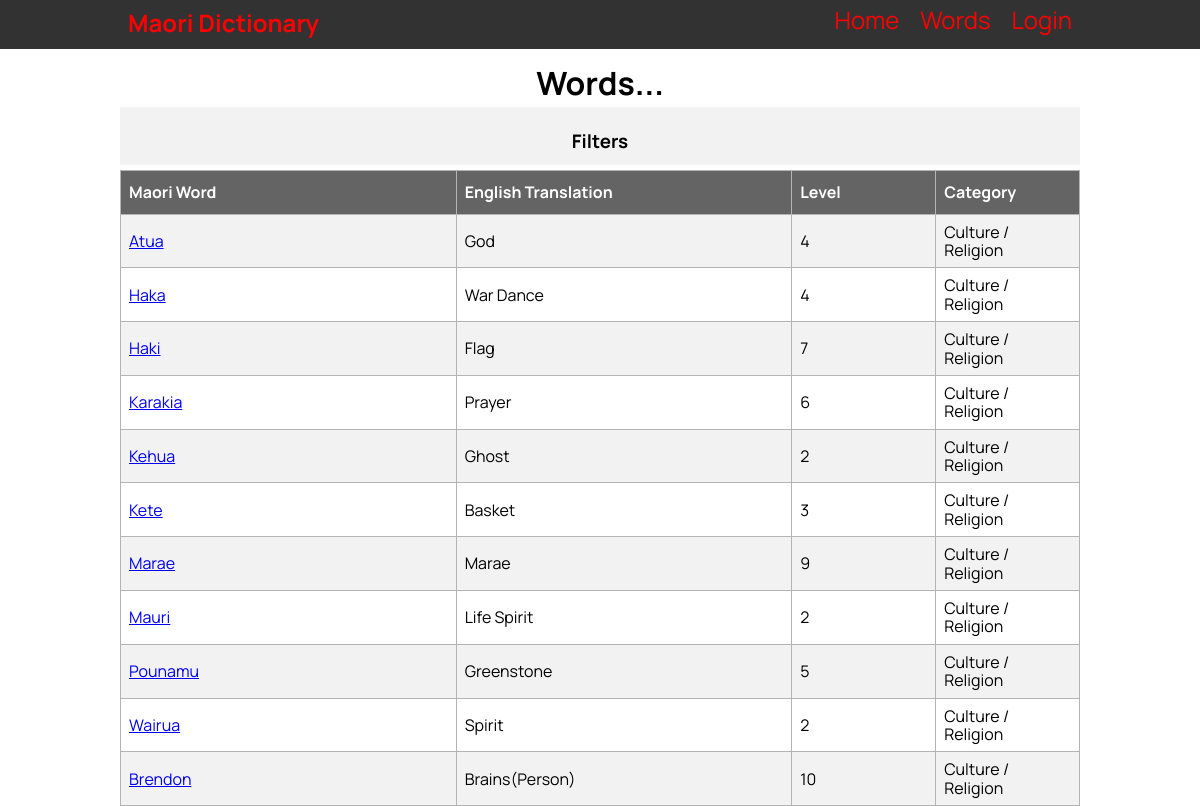
The page /word_list/4_0 on the database as committed earlier.
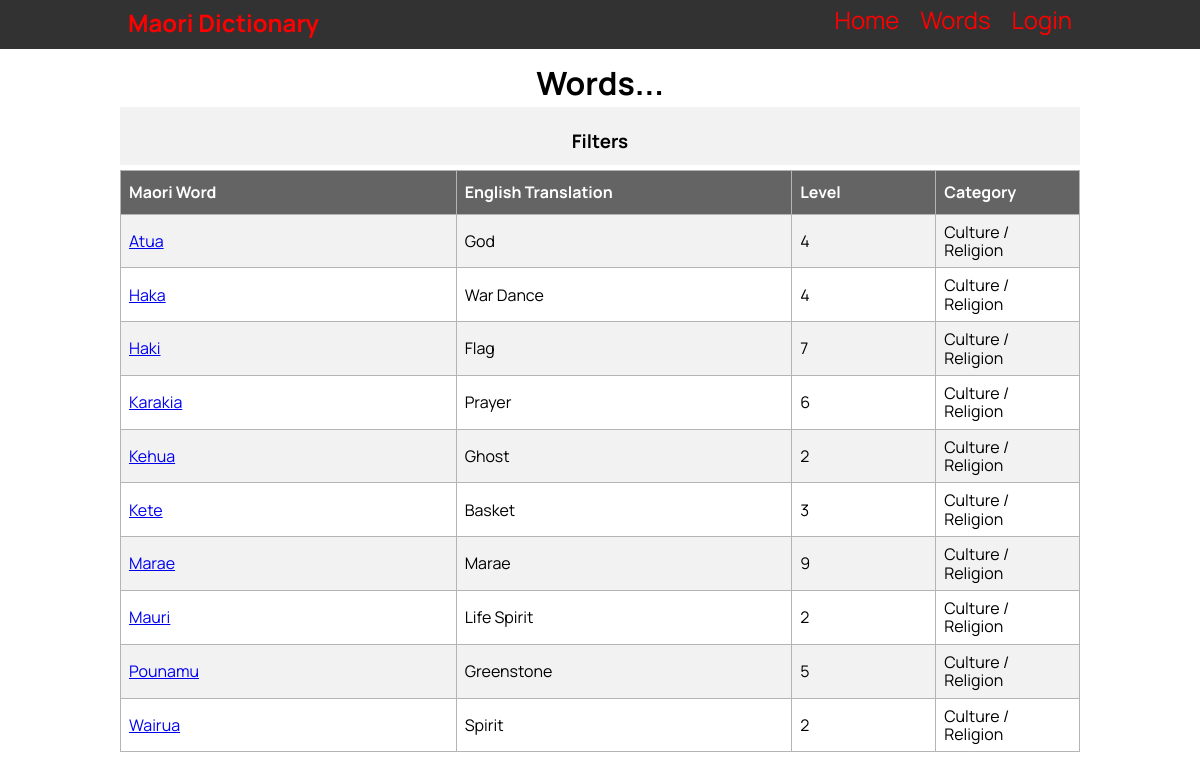
The same page on the database as committed later.
### tables this page shows
CREATE TABLE "vocab_list"
(
    id                  integer
        constraint vocab_list_pk
            primary key autoincrement,
    maori_word          varchar(30),
    english_translation varchar(30),
    category            varchar(30),
    definition          varchar(100),
    level               integer,
    last_edited_time    date,
    last_edited_user    varchar(60)
, image_name varchar(30));

### app.py (the view)
@app.route('/word_list/<category_id>_<level_id>')
def render_word_list(category_id, level_id):
    con = create_connection(DATABASE)
    cur = con.cursor()
    query = "SELECT id, name FROM category"
    cur.execute(query)
    category_list = cur.fetchall()
    query = "SELECT id, number FROM level"
    cur.execute(query)
    level_list = cur.fetchall()
    category = category_list[int(category_id) - 1][1]
    level = int(level_id)
    if category_id == "0" and level_id == "0":
        query = "SELECT id, maori_word, english_translation, category, level FROM vocab_list"
        cur.execute(query)
    elif category_id != "0" and level_id == "0":
        query = "SELECT id, maori_word, english_translation, category, level FROM vocab_list WHERE category=?"
        cur.execute(query, (category,))
    elif category_id == "0" and level_id != "0":
        query = "SELECT id, maori_word, english_translation, category, level FROM vocab_list WHERE level=?"
        cur.execute(query, (level,))
    else:
        query = "SELECT id, maori_word, english_translation, category, level FROM vocab_list WHERE category=? AND level=?"
        cur.execute(query, (category, level))
    word_list = cur.fetchall()
    con.close()
    word_list = reformat_word_list(word_list)
    category_list = reformat_category_list(category_list)
    return render_template('word_list.html', page_name='Words', logged_in=is_logged_in(), admin=is_admin(),
                           word_list=word_list, category_list=category_list, level_list=level_list,
                           current_category=category_id, current_level=level_id)

### app.py (called while the page is built)
def create_connection(db_file):
    try:
        connection = sqlite3.connect(db_file)
        return connection
    except Error as e:
        print(e)
    return None

def is_logged_in():
    if session.get('email') is None:
        return False
    else:
        return True

def is_admin():
    if is_logged_in():
        if session.get('role') == "Teacher" or session.get('role') == "Admin":
            return True
        else:
            return False
    else:
        return False

def reformat_word_list(words):
    word_list = []
    for word in words:
        word = (word[0], str(word[1]).title(), str(word[2]).title(), str(word[3]).title(), word[4])
        word_list.append(word)
    return word_list

def reformat_category_list(categories):
    category_list = []
    for category in categories:
        category = (category[0], str(category[1]).title())
        category_list.append(category)
    return category_list

### templates/word_list.html (shortened to what this page needs)
{% extends "base.html" %}
{% block pageheading %}Words...{% endblock %}
{% block main %}
<div class="container">
  <button type="button" class="collapsible"><h3>Filters</h3></button>
</div>
<table id="word_list">
  <tr>
    <th style="width:35%">Maori Word</th>
    <th style="width:35%">English Translation</th>
    <th style="width:15%">Level</th>
    <th style="width:15%">Category</th>
  </tr>
  {% for word in word_list %}
    <tr>
      <td><a href="/individual_word/{{ word[0] }}">{{ word[1] }}</a></td>
      <td>{{ word[2] }}</td>
      <td>{{ word[4] }}</td>
      <td>{{ word[3] }}</td>
    </tr>
  {% endfor %}
</table>
{% endblock %}

Rows that differ between the two databases and show on the page:
removed vocab_list: maori_word "Brendon", english_translation "Brains(Person)", level "10", category "Culture / Religion"
